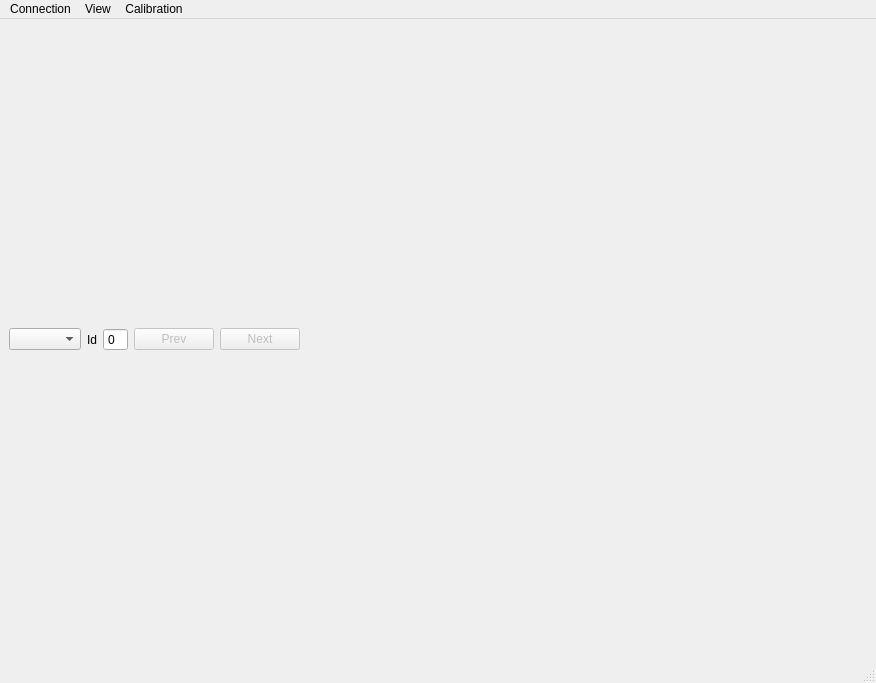
<?xml version="1.0" encoding="UTF-8"?>
<ui version="4.0">
 <class>MainWindow</class>
 <widget class="QMainWindow" name="MainWindow">
  <property name="geometry">
   <rect>
    <x>0</x>
    <y>0</y>
    <width>876</width>
    <height>683</height>
   </rect>
  </property>
  <property name="windowTitle">
   <string>TICSummary</string>
  </property>
  <widget class="QWidget" name="centralwidget">
   <layout class="QVBoxLayout" name="verticalLayoutCentral">
    <item>
     <layout class="QHBoxLayout" name="horizontalLayout">
      <item>
       <widget class="QComboBox" name="comboBoxModeShow"/>
      </item>
      <item>
       <widget class="QLabel" name="label">
        <property name="text">
         <string>Id</string>
        </property>
       </widget>
      </item>
      <item>
       <widget class="QSpinBox" name="spinBoxId">
        <property name="buttonSymbols">
         <enum>QAbstractSpinBox::NoButtons</enum>
        </property>
       </widget>
      </item>
      <item>
       <widget class="QPushButton" name="pushButtonPrev">
        <property name="enabled">
         <bool>false</bool>
        </property>
        <property name="text">
         <string>Prev</string>
        </property>
        <property name="shortcut">
         <string>Left</string>
        </property>
        <property name="autoRepeat">
         <bool>true</bool>
        </property>
        <property name="autoRepeatDelay">
         <number>500</number>
        </property>
        <property name="autoRepeatInterval">
         <number>500</number>
        </property>
       </widget>
      </item>
      <item>
       <widget class="QPushButton" name="pushButtonNext">
        <property name="enabled">
         <bool>false</bool>
        </property>
        <property name="text">
         <string>Next</string>
        </property>
        <property name="shortcut">
         <string>Right</string>
        </property>
        <property name="autoRepeat">
         <bool>true</bool>
        </property>
        <property name="autoRepeatDelay">
         <number>500</number>
        </property>
        <property name="autoRepeatInterval">
         <number>500</number>
        </property>
       </widget>
      </item>
      <item>
       <spacer name="horizontalSpacer">
        <property name="orientation">
         <enum>Qt::Horizontal</enum>
        </property>
        <property name="sizeHint" stdset="0">
         <size>
          <width>40</width>
          <height>20</height>
         </size>
        </property>
       </spacer>
      </item>
     </layout>
    </item>
   </layout>
  </widget>
  <widget class="QMenuBar" name="menubar">
   <property name="geometry">
    <rect>
     <x>0</x>
     <y>0</y>
     <width>876</width>
     <height>24</height>
    </rect>
   </property>
   <widget class="QMenu" name="menuFile">
    <property name="title">
     <string>Connection</string>
    </property>
    <addaction name="actionEditConnection"/>
   </widget>
   <widget class="QMenu" name="menuView">
    <property name="title">
     <string>View</string>
    </property>
    <addaction name="actionResetWindows"/>
    <addaction name="actionControl"/>
   </widget>
   <widget class="QMenu" name="menuCalibration">
    <property name="title">
     <string>Calibration</string>
    </property>
    <addaction name="actionDetectorCoeffiecient"/>
   </widget>
   <addaction name="menuFile"/>
   <addaction name="menuView"/>
   <addaction name="menuCalibration"/>
  </widget>
  <widget class="QStatusBar" name="statusbar"/>
  <action name="actionOpenLocalFolder">
   <property name="text">
    <string>Open local folder</string>
   </property>
  </action>
  <action name="actionEditConnection">
   <property name="text">
    <string>Edit</string>
   </property>
  </action>
  <action name="actionExport">
   <property name="text">
    <string>Export</string>
   </property>
  </action>
  <action name="actionResetWindows">
   <property name="text">
    <string>Reset positions windows</string>
   </property>
  </action>
  <action name="actionDetectorCoeffiecient">
   <property name="text">
    <string>Galo</string>
   </property>
  </action>
  <action name="actionControl">
   <property name="text">
    <string>Control</string>
   </property>
  </action>
  <action name="actionClearMonitoring">
   <property name="text">
    <string>Clear Monitoring</string>
   </property>
  </action>
 </widget>
 <resources/>
 <connections/>
</ui>
